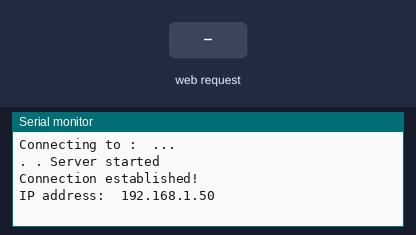
Simulated run of this sketch. Board: ESP8266 (NodeMCU). On the bench: the last lines printed to the serial monitor. Inputs (shaded band) come from the test bench. WiFi joins after 1.5 s; servers stay silent unless stated.

Above: at 3.2 s.
3.3 s: HTTP request GET /C received
At 4.4 s:
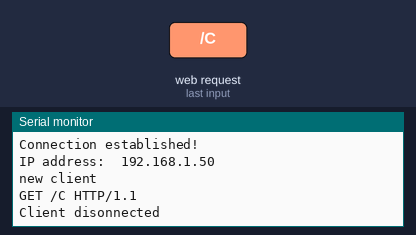
At 5.6 s:
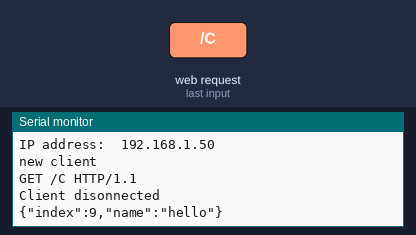

The sketch:

Firebase_DB.ino
```cpp
#include <ESP8266WiFi.h>
#include <FirebaseArduino.h>
#include <ArduinoJson.h>

#define WIFI_SSID ""
#define WIFI_PASSWORD ""
#define FIREBASE_HOST ""
#define FIREBASE_AUTH ""

WiFiServer server(80);

void setup() {
  Serial.begin(115200);
  delay(10);

  wifiConnect();

  Firebase.begin(FIREBASE_HOST, FIREBASE_AUTH);
  if(Firebase.failed())
  {
      Serial.print("setting /number failed:");
      Serial.println(Firebase.error());
      return;
  }
}

void loop() {
  WiFiClient client = server.available();
  if (!client) {
    return;
  }
  Serial.println("new client");
  while(!client.available()){
    delay(1);
  }

  String request = client.readStringUntil('\r');
  Serial.println(request);
  client.flush();

  client.println("HTTP/1.1 200 OK");
  client.println("Content-Type: text/html");
  //client.println( "Refresh: 20");        // refresh the page automatically every 20 sec
  client.println(""); //  do not forget this one
  client.println("<!DOCTYPE HTML>");
  client.println("<html>");

  //client.println("<p>Sample Text:<b> ");
  //client.println(FireBase_cds);
  client.println("</b></p>");
  client.println("<a href=\"/C\"><button>ON/OFF</button></a>");

  client.println("</html>");

  delay(1);
  Serial.println("Client disonnected");
  Serial.println("");

  if (request.indexOf("GET /C")>=0)
  {
      String jsondata = "";
      StaticJsonBuffer<200> jsonbuffer;
      JsonObject& data = jsonbuffer.createObject();
      for(int i=0;i<10;i++)
      {
        data["index"]=i;
        data["name"]="hello";
        Firebase.push("data_esp",data);
      }
      data.printTo(jsondata);
      Serial.println(jsondata);
  }
}

void wifiConnect()
{
  WiFi.begin(WIFI_SSID, WIFI_PASSWORD);             // Connect to the network
  Serial.print("Connecting to : ");
  Serial.print(WIFI_SSID);
  Serial.println(" ...");

  while (WiFi.status() != WL_CONNECTED)
  {                                       // Wait for the Wi-Fi to connect
    delay(1000);
    Serial.print('.'); Serial.print(' ');
  }
    // Start the server
  server.begin();
  Serial.println("Server started");
  Serial.println("Connection established!");
  Serial.print("IP address:\t");
  Serial.println(WiFi.localIP());         // Send the IP address of the ESP8266 to the computer
}
```

Measured:
- after the input at 3.3 s, the serial monitor: prints a new line at once (image 1)
